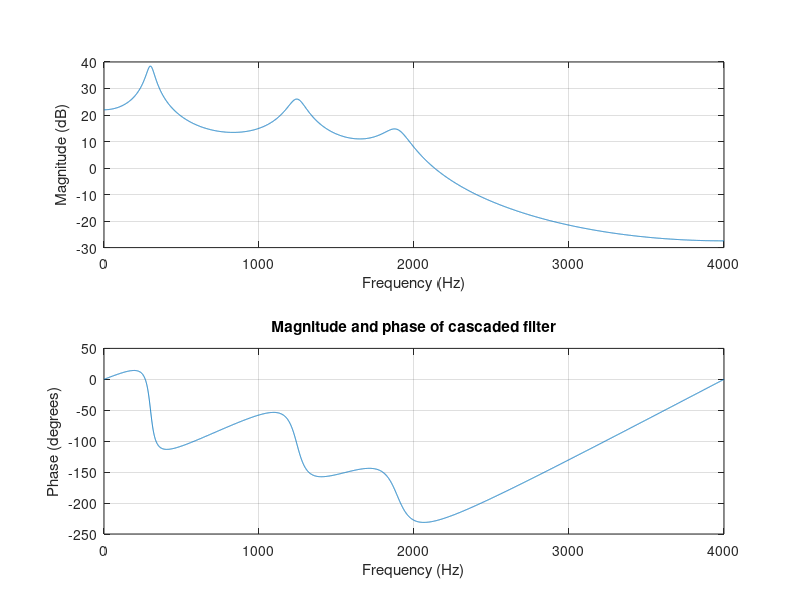
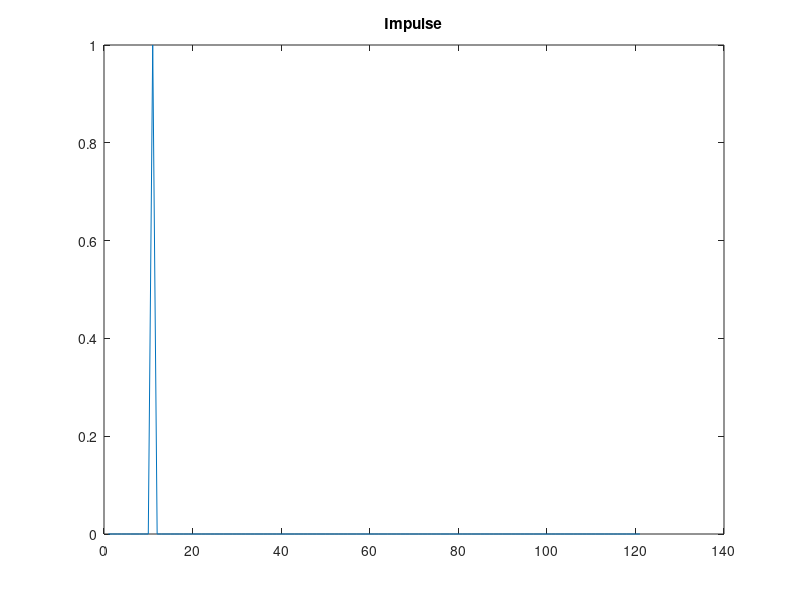
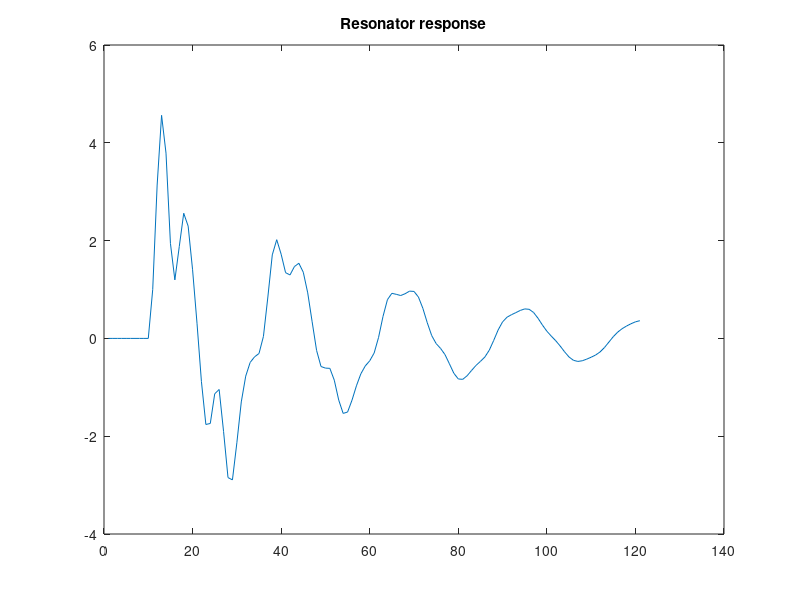

Recreate these plots in MATLAB, in order.
clc;
close all;
clear all;

F1 = 300;
B1 = 50; 
F2 = 1245;
B2 = 110;
F3 = 1892;
B3 = 160;

Fs = 8000; 
T = 1/Fs;

a = -2*exp(-pi*B1*T)*cos(2*pi*F1*T);
b = exp(-2*pi*B1*T);
c = -2*exp(-pi*B2*T)*cos(2*pi*F2*T);
d = exp(-2*pi*B2*T);
e = -2*exp(-pi*B3*T)*cos(2*pi*F3*T);
f = exp(-2*pi*B3*T);

A = 1;
B1 = [1 a b];
B2 = [1 c d];
B3 = [1 e f];

freqz(conv(conv(A,A),A),conv(conv(B1,B2),B3),8000,8000);
title('Magnitude and phase of cascaded filter');

impulse = [zeros(1,10) 1 zeros(1,110)];
y = filter(conv(conv(A,A),A),conv(conv(B1,B2),B3),impulse);
figure, plot(impulse);
title('Impulse');
figure, plot(y);
title('Resonator response');